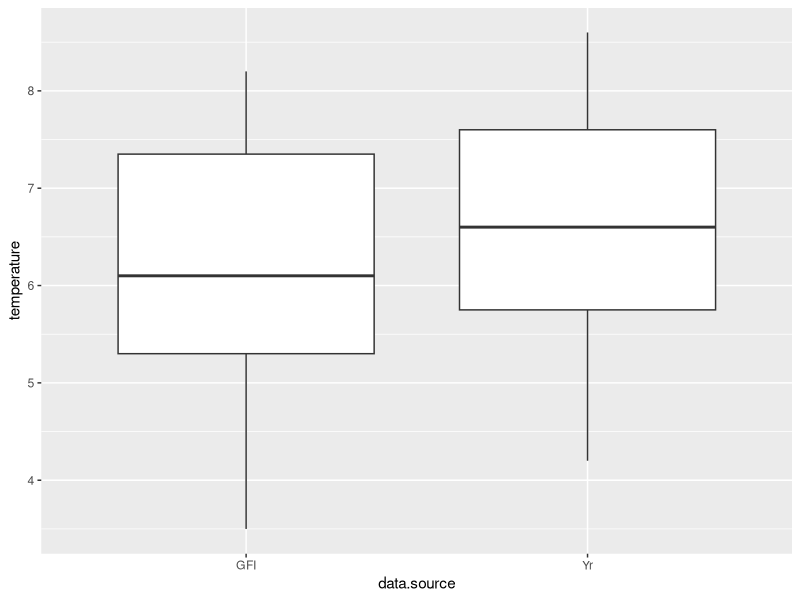
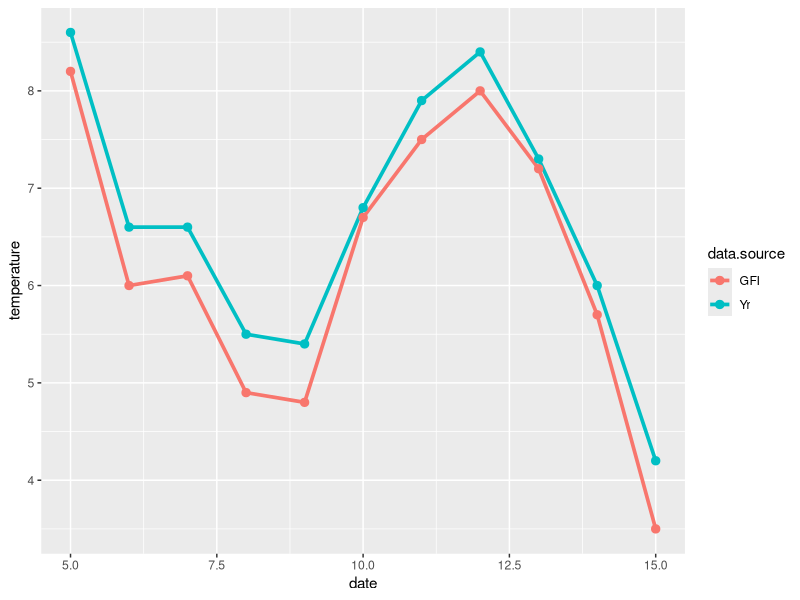

R code for these plots, in order:
## ---- chunk 1
knitr::opts_chunk$set(echo = TRUE)

# title: comparing two proportions - Student's paired t-test
# author: jonathan
# revised: 13/1/2020 

WEB <- c("https://bioceed.uib.no/dropfolder/bioSTATS/Rmd/Basic/2-sample/student-paired.html")
GIT <- c("https://github.com/jonathansoule/biostats/blob/master/Basic/2-sample/student-paired.Rmd")
date <- c(5:15)
GFI <- c(8.2, 6.0, 6.1,	4.9, 4.8, 6.7, 7.5, 8.0, 7.2, 5.7, 3.5)
Yr <-  c(8.6, 6.6, 6.6, 5.5, 5.4, 6.8, 7.9, 8.4, 7.3, 6.0, 4.2)
data.source <- rep(c("GFI", "Yr"), each = 11)
temperature <- c(GFI, Yr)
df <- data.frame(date, data.source, temperature)
library(ggplot2)
## ---- chunk 2
shapiro.test(GFI)
shapiro.test(Yr)
var.test(GFI, Yr)

## ---- chunk 3
ggplot(df, aes(data.source, temperature)) +
  geom_boxplot()
## ---- chunk 4
ggplot(df, aes(date, temperature, color = data.source)) +
  geom_line(size=1.25) +
  geom_point(size=2.5)
## ---- chunk 5
t.test(GFI, Yr, paired = TRUE)
## ---- chunk 6
t.test(GFI, Yr)
